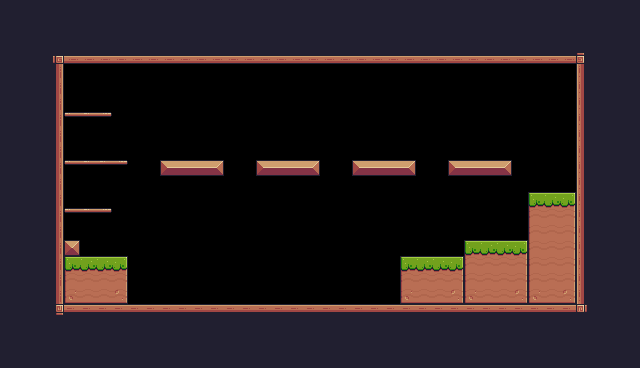

This game map was drawn from its Tiled (.tmx) file and the tilesets committed beside it. A one-line description and the full map source follow:
An orthogonal 40x23 tile map with 16x16 px tiles, 1 tile layer (Background) and 43 objects (23x Fruit, 3x Platform, Player, Saw, Checkpoint, ...).

<map version="1.10" tiledversion="1.10.2" orientation="orthogonal" renderorder="right-down" width="40" height="23" tilewidth="16" tileheight="16" infinite="0" nextlayerid="4" nextobjectid="53">
 <properties>
  <property name="BackgroundColor" value="Purple" />
 </properties>
 <tileset firstgid="1" source="Pixel Adventure.tsx" />
 <layer id="1" name="Background" width="40" height="23">
  <properties>
   <property name="BackgroundColor" value="Purple" />
  </properties>
  <data encoding="csv">
112,112,112,112,112,112,112,112,112,112,112,112,112,112,112,112,112,112,112,112,112,112,112,112,112,112,112,112,112,112,112,112,112,112,112,112,112,112,112,112,
112,112,112,112,112,112,112,112,112,112,112,112,112,112,112,112,112,112,112,112,112,112,112,112,112,112,112,112,112,112,112,112,112,112,112,112,112,112,112,112,
112,112,112,112,112,112,112,112,112,112,112,112,112,112,112,112,112,112,112,112,112,112,112,112,112,112,112,112,112,112,112,112,112,112,112,112,112,112,112,112,
112,112,112,92,134,134,134,134,134,134,134,134,134,134,134,134,134,134,134,134,134,134,134,134,134,134,134,134,134,134,134,134,134,134,134,134,93,112,112,112,
112,112,112,113,0,0,0,0,0,0,0,0,0,0,0,0,0,0,0,0,0,0,0,0,0,0,0,0,0,0,0,0,0,0,0,0,111,112,112,112,
112,112,112,113,0,0,0,0,0,0,0,0,0,0,0,0,0,0,0,0,0,0,0,0,0,0,0,0,0,0,0,0,0,0,0,0,111,112,112,112,
112,112,112,113,0,0,0,0,0,0,0,0,0,0,0,0,0,0,0,0,0,0,0,0,0,0,0,0,0,0,0,0,0,0,0,0,111,112,112,112,
112,112,112,113,40,41,42,0,0,0,0,0,0,0,0,0,0,0,0,0,0,0,0,0,0,0,0,0,0,0,0,0,0,0,0,0,111,112,112,112,
112,112,112,113,0,0,0,0,0,0,0,0,0,0,0,0,0,0,0,0,0,0,0,0,0,0,0,0,0,0,0,0,0,0,0,0,111,112,112,112,
112,112,112,113,0,0,0,0,0,0,0,0,0,0,0,0,0,0,0,0,0,0,0,0,0,0,0,0,0,0,0,0,0,0,0,0,111,112,112,112,
112,112,112,113,40,41,41,42,0,0,13,14,14,15,0,0,13,14,14,15,0,0,13,14,14,15,0,0,13,14,14,15,0,0,0,0,111,112,112,112,
112,112,112,113,0,0,0,0,0,0,0,0,0,0,0,0,0,0,0,0,0,0,0,0,0,0,0,0,0,0,0,0,0,0,0,0,111,112,112,112,
112,112,112,113,0,0,0,0,0,0,0,0,0,0,0,0,0,0,0,0,0,0,0,0,0,0,0,0,0,0,0,0,0,7,8,9,111,112,112,112,
112,112,112,113,40,41,42,0,0,0,0,0,0,0,0,0,0,0,0,0,0,0,0,0,0,0,0,0,0,0,0,0,0,29,30,31,111,112,112,112,
112,112,112,113,0,0,0,0,0,0,0,0,0,0,0,0,0,0,0,0,0,0,0,0,0,0,0,0,0,0,0,0,0,29,30,31,111,112,112,112,
112,112,112,113,35,0,0,0,0,0,0,0,0,0,0,0,0,0,0,0,0,0,0,0,0,0,0,0,0,7,8,8,9,29,30,31,111,112,112,112,
112,112,112,113,7,8,8,9,0,0,0,0,0,0,0,0,0,0,0,0,0,0,0,0,0,7,8,8,9,29,30,30,31,29,30,31,111,112,112,112,
112,112,112,113,29,30,30,31,0,0,0,0,0,0,0,0,0,0,0,0,0,0,0,0,0,29,30,30,31,29,30,30,31,29,30,31,111,112,112,112,
112,112,112,113,51,52,52,53,0,0,0,0,0,0,0,0,0,0,0,0,0,0,0,0,0,51,52,52,53,51,52,52,53,51,52,53,111,112,112,112,
112,112,112,114,90,90,90,90,90,90,90,90,90,90,90,90,90,90,90,90,90,90,90,90,90,90,90,90,90,90,90,90,90,90,90,90,115,112,112,112,
112,112,112,112,112,112,112,112,112,112,112,112,112,112,112,112,112,112,112,112,112,112,112,112,112,112,112,112,112,112,112,112,112,112,112,112,112,112,112,112,
112,112,112,112,112,112,112,112,112,112,112,112,112,112,112,112,112,112,112,112,112,112,112,112,112,112,112,112,112,112,112,112,112,112,112,112,112,112,112,112,
112,112,112,112,112,112,112,112,112,112,112,112,112,112,112,112,112,112,112,112,112,112,112,112,112,112,112,112,112,112,112,112,112,112,112,112,112,112,112,112
</data>
 </layer>
 <objectgroup id="2" name="SpawnPoints">
  <object id="2" name="Player" type="Player" x="96" y="224" width="32" height="32" />
  <object id="19" name="Bananas" type="Fruit" x="80" y="80" width="32" height="32" />
  <object id="20" name="Cherries" type="Fruit" x="96" y="128" width="32" height="32" />
  <object id="21" name="Kiwi" type="Fruit" x="192" y="128" width="32" height="32" />
  <object id="22" name="Melon" type="Fruit" x="160" y="128" width="32" height="32" />
  <object id="24" name="Orange" type="Fruit" x="176" y="96" width="32" height="32" />
  <object id="25" name="Strawberry" type="Fruit" x="256" y="128" width="32" height="32" />
  <object id="26" name="Apple" type="Fruit" x="64" y="175.711" width="32" height="32" />
  <object id="27" name="Pineapple" type="Fruit" x="272" y="96" width="32" height="32" />
  <object id="28" name="Kiwi" type="Fruit" x="384" y="128" width="32" height="32" />
  <object id="29" name="Melon" type="Fruit" x="352" y="128" width="32" height="32" />
  <object id="30" name="Orange" type="Fruit" x="368" y="96" width="32" height="32" />
  <object id="31" name="Strawberry" type="Fruit" x="448" y="128" width="32" height="32" />
  <object id="32" name="Apple" type="Fruit" x="480" y="128" width="32" height="32" />
  <object id="33" name="Pineapple" type="Fruit" x="464" y="96" width="32" height="32" />
  <object id="37" type="Saw" x="224" y="96" width="32" height="32">
   <properties>
    <property name="isVertical" type="bool" value="true" />
    <property name="offsetNegative" type="float" value="2" />
    <property name="offsetPositive" type="float" value="3" />
   </properties>
  </object>
  <object id="38" name="Kiwi" type="Fruit" x="160" y="256" width="32" height="32" />
  <object id="39" name="Strawberry" type="Fruit" x="208" y="256" width="32" height="32" />
  <object id="40" name="Melon" type="Fruit" x="256" y="256" width="32" height="32" />
  <object id="41" name="Orange" type="Fruit" x="304" y="256" width="32" height="32" />
  <object id="42" name="Pineapple" type="Fruit" x="352" y="256" width="32" height="32" />
  <object id="43" name="Kiwi" type="Fruit" x="416" y="192" width="32" height="32" />
  <object id="44" name="Kiwi" type="Fruit" x="400" y="224" width="32" height="32" />
  <object id="45" name="Kiwi" type="Fruit" x="432" y="224" width="32" height="32" />
  <object id="46" name="Apple" type="Fruit" x="288" y="128" width="32" height="32" />
  <object id="49" type="Checkpoint" x="512" y="128" width="64" height="64" />
  <object id="52" name="Chicken" type="Chicken" x="320" y="272" width="32" height="32">
   <properties>
    <property name="offsetNegative" type="float" value="13" />
    <property name="offsetPositive" type="float" value="4" />
   </properties>
  </object>
 </objectgroup>
 <objectgroup id="3" name="Collisions">
  <object id="4" type="Platform" x="64" y="112" width="48" height="16" />
  <object id="5" x="160" y="160" width="64" height="16" />
  <object id="6" type="Platform" x="64" y="160" width="64" height="16" />
  <object id="7" type="Platform" x="64" y="208" width="48" height="16" />
  <object id="8" x="256" y="160" width="64" height="16" />
  <object id="9" x="352" y="160" width="64" height="16" />
  <object id="10" x="448" y="160" width="64" height="16" />
  <object id="11" x="64" y="240" width="16" height="16" />
  <object id="12" x="64" y="256" width="64" height="48" />
  <object id="14" x="400" y="256" width="64" height="48" />
  <object id="15" x="64" y="48" width="512" height="16" />
  <object id="16" x="64" y="304" width="512" height="16" />
  <object id="17" x="576" y="48" width="16" height="272" />
  <object id="18" x="48" y="48" width="16" height="272" />
  <object id="50" x="528" y="192" width="48" height="112" />
  <object id="51" x="464" y="240" width="64" height="64" />
 </objectgroup>
</map>
